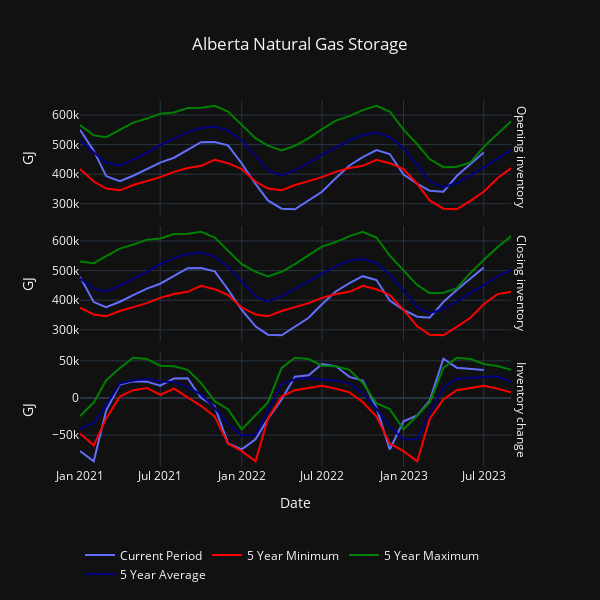

Notebook code cell kept with this figure:
### Code cell
import plotly.express as px
import plotly.graph_objects as go

# Create custom legend names
legend_names = {
    'GJ': 'Current Period',
    'Rolling_5_Year_Min': '5 Year Minimum',
    'Rolling_5_Year_max': '5 Year Maximum',
    'Avg_5_Year': '5 Year Average'    
}

# Create the figure
fig2 = px.line(ab_df, x='Date', y=['GJ', 'Rolling_5_Year_Min', 'Rolling_5_Year_max','Avg_5_Year'], facet_row='Storage',
               title="Alberta Natural Gas Storage",
               facet_row_spacing=0.0, facet_col_spacing=0.0, facet_col_wrap=3)

# Update annotations to remove unwanted text
fig2.for_each_annotation(lambda a: a.update(text=a.text.split("=")[-1]))

# Update y-axes to not have any shared scales
fig2.update_yaxes(matches=None)

# Update the layout with the dark template and center-aligned title
fig2.update_layout(
    template="plotly_dark",
    title_x=0.5,
    height=600,
    width=600,
    legend_title_text=""  # Change the legend title to "Legend"
)

# Customize hovertemplate to show only the 'value'
fig2.update_traces(hovertemplate='<b>Date</b>: %{x}<br>'
                                '<b>Value (GJ)</b>: %{y}<br>')

# Update trace names with custom legend names
for trace in fig2.data:
    trace.name = legend_names.get(trace.name, '')

# Update x-axis and y-axis titles
# fig2.update_xaxes(title_text="Date")
fig2.update_yaxes(title_text="GJ")

# Move the legend to the bottom
fig2.update_layout(legend=dict(x=0, y=-0.2, orientation="h"))

# Change the color of the "5 Year Average" line to pink

fig2.update_traces(selector=dict(name='5 Year Average'), line=dict(color='navy'))
fig2.update_traces(selector=dict(name='5 Year Minimum'), line=dict(color='red'))
fig2.update_traces(selector=dict(name='GJ'), line=dict(color='blue'))
fig2.update_traces(selector=dict(name='5 Year Maximum'), line=dict(color='green'))


# Show the plot
fig2.show()
